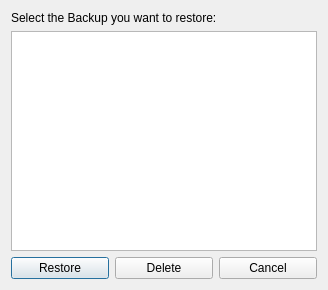
<?xml version="1.0" encoding="UTF-8"?>
<ui version="4.0">
 <class>backups</class>
 <widget class="QDialog" name="backups">
  <property name="geometry">
   <rect>
    <x>0</x>
    <y>0</y>
    <width>328</width>
    <height>290</height>
   </rect>
  </property>
  <property name="windowTitle">
   <string>Config Backups</string>
  </property>
  <layout class="QHBoxLayout" name="horizontalLayout_2">
   <item>
    <layout class="QVBoxLayout" name="verticalLayout">
     <item>
      <widget class="QLabel" name="lblSelectBackup">
       <property name="text">
        <string>Select the Backup you want to restore:</string>
       </property>
      </widget>
     </item>
     <item>
      <widget class="QListWidget" name="lstBackups">
       <property name="editTriggers">
        <set>QAbstractItemView::AnyKeyPressed|QAbstractItemView::DoubleClicked|QAbstractItemView::EditKeyPressed</set>
       </property>
       <property name="sortingEnabled">
        <bool>true</bool>
       </property>
      </widget>
     </item>
     <item>
      <layout class="QHBoxLayout" name="horizontalLayout">
       <item>
        <widget class="QPushButton" name="btnRestore">
         <property name="text">
          <string>Restore</string>
         </property>
        </widget>
       </item>
       <item>
        <widget class="QPushButton" name="btnDeleteBackup">
         <property name="text">
          <string>Delete</string>
         </property>
        </widget>
       </item>
       <item>
        <widget class="QPushButton" name="btnCancelRest">
         <property name="text">
          <string>Cancel</string>
         </property>
        </widget>
       </item>
      </layout>
     </item>
    </layout>
   </item>
  </layout>
 </widget>
 <resources/>
 <connections/>
</ui>
